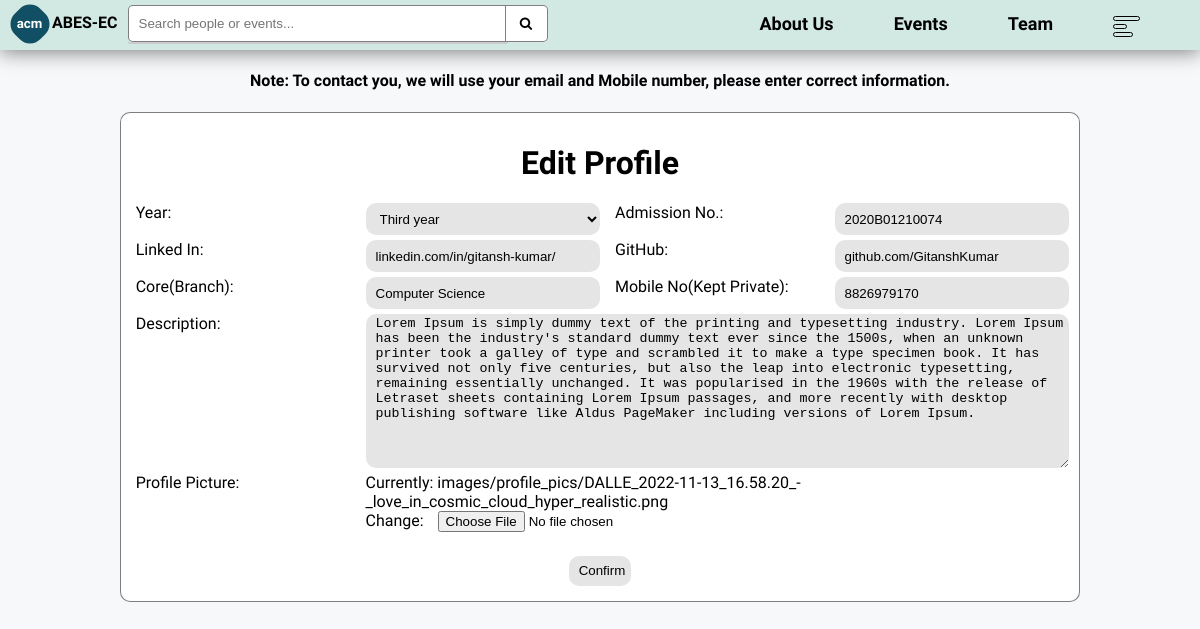
/edit/ (signed in), run on the app's committed database.
### base/models.py (models this page shows, shortened)
class Member(models.Model):
    user = models.OneToOneField(User, on_delete= models.CASCADE, default="", related_name="member")
    name = models.CharField(max_length= 100)
    email = models.EmailField(max_length= 254, default="")
    admission = models.CharField(max_length=50, default="",blank=True)
    year = models.CharField(max_length=20, choices=[('1st', 'First year'), ('2nd', 'Second year'), ('3rd', 'Third year')], default="1st")
    mobile_no = models.CharField(max_length=10, default="")
    faculty = models.BooleanField(default=False)
    profile_pic = models.ImageField(upload_to="images/profile_pics", default="images/default.png")
    linked_in = models.CharField(max_length=150, default="", null=True, blank=True)
    github = models.CharField(max_length=150, default="", null=True, blank=True)
    w_chapter = models.BooleanField(default=False)
    core = models.CharField(max_length= 50, null=True, blank=True)
    role = models.CharField(max_length= 100, null=True, blank=True)
    short_desc = models.TextField(default="Hello, I love being in ACM's core team", blank=True)
    desc = models.TextField(default="Hello, I love being in ACM's core team", blank=True)
    unique_url = models.CharField(max_length=255, blank=True)
    url_timeout = models.TimeField(auto_now= False, auto_now_add=False, null=True, blank=False)

### base/views.py (the view)
# urls.py: path('edit/', views.edit_profile, name="edit_profile"),
@login_required
def edit_profile(request):
    if request.method == 'POST':
        try:
            user = request.user.member
            form = EditMemberForm(request.POST, request.FILES, instance=user)
        except:
            user = request.user.student
            form = EditStudentForm(request.POST, request.FILES, instance=user)
        if form.is_valid():
            form.save()
            return redirect(reverse("profile", args=(user.user,)))
    else:
        try:
            form = EditMemberForm(instance=request.user.member)
        except:
            form = EditStudentForm(instance=request.user.student)
    return render(request, 'base/edit_profile.html', {'form': form})

### base/forms.py
class EditMemberForm(forms.ModelForm):
    core = forms.CharField(required=True)
    admission = forms.CharField(required=True)
    class Meta:
        model = Member
        fields = ('year', 'mobile_no', 'profile_pic', 'linked_in', 'github', 'desc', 'core', 'admission')

### base/templates/base/edit_profile.html (shortened to what this page needs)
{% extends "main.html" %}
{% block content %}
<div style="max-width: 1200px; margin: auto;">
    <h4 style="text-align: center;">Note: To contact you, we will use your email and Mobile number, please enter correct information.</h4>
    <div style="max-width: 1000px;margin: auto;">
        <div style="padding: 10px; background-color: white; border: 1px solid rgba(0, 0, 0, 0.5);margin: 2%; border-radius: 10px;">
            <h1 style="text-align: center;">Edit Profile</h1>
            <form class="f" method="post" enctype="multipart/form-data">
                <div class="form-group" style="display: grid;grid-template-columns: 1fr 1fr 1fr 1fr;">
                    <label for="{{ form.year.id_for_label }}">Year:</label>
                    {{ form.year }}
                    <label style="margin-left: 15px;" for="{{ form.year.id_for_label }}">Admission No.:</label>
                    {{ form.admission }}
                </div>
                <div class="form-group" style="display: grid;grid-template-columns: 1fr 1fr 1fr 1fr;">
                    <label for="{{ form.linked_in.id_for_label }}">Linked In:</label>
                    {{ form.linked_in }}
                    <label style="margin-left: 15px;" for="{{ form.github.id_for_label }}">GitHub:</label>
                    {{ form.github }}
                </div>
                <div class="form-group" style="display: grid;grid-template-columns: 1fr 1fr 1fr 1fr;">
                    <label for="{{ form.core.id_for_label }}">Core(Branch):</label>
                    {{ form.core }}
                    <label style="margin-left: 15px;" for="{{ form.mobile_no.id_for_label }}">Mobile No(Kept Private): </label>
                    {{ form.mobile_no }}
                </div>
                <div class="form-group">
                    <label for="{{ form.desc.id_for_label }}">Description:</label>
                    {{ form.desc }}
                </div>
                <div class="form-group">
                    <label for="{{ form.profile_pic.id_for_label }}">Profile Picture:</label>
                    <div class="file">{{ form.profile_pic }}</div>
                </div>
                <div style="margin: auto; width: fit-content; margin-top: 1%;">
                    <input type="submit" value="Confirm"/>
                </div>
            </form>
        </div>
    </div>
</div>
{% endblock %}

### templates/main.html (style rules this page uses)
body, html { margin: 0; height: 100%; background-color: #f6f8fa; font-family: 'Inria Sans', sans-serif; min-width: 1150px; }
a { color: black; text-decoration: none; }

### base/templates/base/edit_profile.html (style rules this page uses)
.form-group { display: grid; grid-template-columns: 25% 75%; }
.form-group a, .form-group:visited { text-decoration: none; }
.f label { margin-left: 2%; }
.f input, .f textarea, .f select { border-radius: 10px; border: none; background-color: rgba(0, 0, 0, 0.1); min-height: 30px; resize: vertical; padding-left: 10px; margin-bottom: 5px; }
.file input { background-color: transparent; }

### data on the page
Member: year "Third year", admission "2020B01210074", linked_in "linkedin.com/in/gitansh-kumar/", github "github.com/GitanshKumar", core "Computer Science", mobile_no "8826979170", desc "Lorem Ipsum is simply dummy text of the printing and typesetting industry. Lorem Ipsum has been the industry's standard dummy text ever since the 1500s, when an unknown printer took a galley of type and scrambled it to make a type specimen book. It has survived not only five centuries, but also the leap into electronic typesetting, remaining essentially unchanged. It was popularised in the 1960s with the release of Letraset sheets containing Lorem Ipsum passages, and more recently with desktop publishing software like Aldus PageMaker including versions of Lorem Ipsum."
